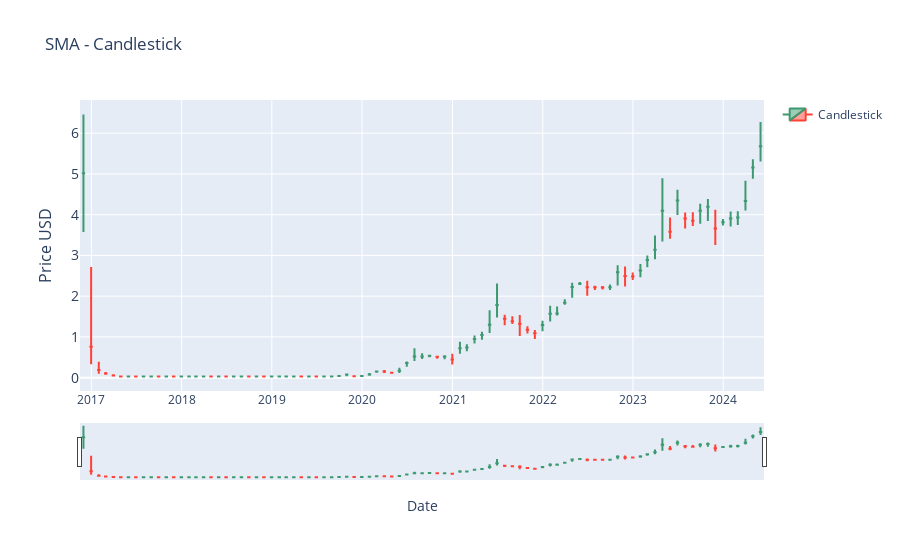

Notebook code cell kept with this figure:
### Code cell
# SIMPLE Moving Average (SMA) -  CANDLESTICK  
 # | Part of Moving Averages (2) block

# NOTE: this produces candlesticks based on (specified time frame e.g. Weekly) data


import plotly.graph_objects as go
import pandas as pd
from ipywidgets import interact, DatePicker
import numpy as np

# renames current item to df
df = current_item

# Resample the data to weekly timeframe
# NOTE: Range can be altered: 'W' (week), 'M' (Month), '2D' (2 Days)
new_data = df.resample('M').agg({
    'price_usd': ['max', 'min', 'mean'],
    'volume': 'sum'
})


# Slices the multi-level columns and renames
new_data.columns = ['high', 'low', 'mean', 'volume']
# print(new_data.head(10))

# Function to update the graph based on the selected date range
def update_graph(start_date, end_date):


    mask = (new_data.index >= pd.to_datetime(start_date)) & (new_data.index <= pd.to_datetime(end_date))
    filtered_data = new_data.loc[mask]

    
    # Creating the candlestick chart
    fig = go.Figure(data=[go.Candlestick(x=filtered_data.index,
                                         open=filtered_data['mean'],
                                         high=filtered_data['high'],
                                         low=filtered_data['low'],
                                         close=filtered_data['mean'],
                                         name='Candlestick')])
    


    # Formatting
    fig.update_layout(
        title='SMA - Candlestick',
        xaxis_title='Date',
        yaxis_title='Price USD',
        yaxis=dict(
            title='Price USD',
            titlefont_size=16,
            tickfont_size=14,
        ),
        
        showlegend=True
    )

    fig.show()


# Creating interactive widgets for date selection
start_date_picker = DatePicker(description='Start Date', value=current_item.index[0], disabled=False)
end_date_picker = DatePicker(description='End Date', value=current_item.index[-1], disabled=False)

# Display the interactive widget
interact(update_graph, start_date=start_date_picker, end_date=end_date_picker)
